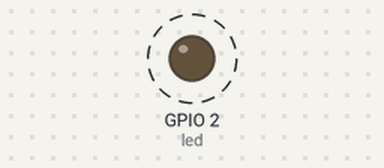
Bench run of a program on a simulated ESP32 board running MicroPython. Parts: output pins drawn as LEDs (lit = HIGH). Dashed ring = blinking.

Above: at 0.5 s.
Timing chart, 0 to 4.6 s (numbered marks = the images above):
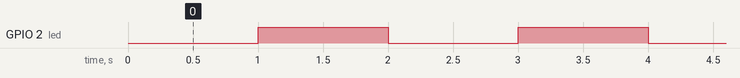

Measured:
- by itself, GPIO 2 (led): alternates HIGH for 1.0 s and LOW for 1.0 s

The program:

LED_Blink_with_Timer.py
```python
# MicroPython LED Blink with Timer
from machine import Timer, Pin

# Initialize the LED on Pin 2 as an output
led = Pin(2, Pin.OUT)

# Create a Timer object with ID 0
timer = Timer(0)

# Initialize the timer with a 1000ms (1 second) period, in periodic mode, and a callback function
# The callback function toggles the LED state each time it's called
timer.init(period=1000, mode=Timer.PERIODIC, callback=lambda t: led.value(not led.value()))

# The timer will now trigger the callback function every 1 second, toggling the LED state
```
